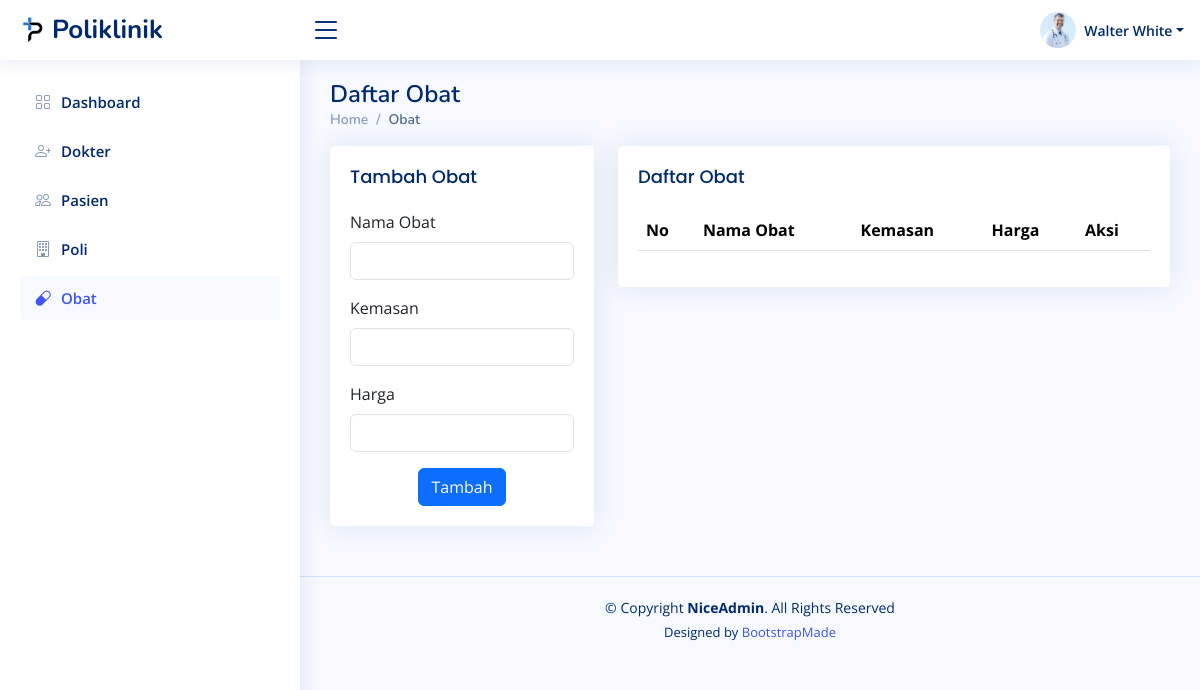
The app's page /obat_admin.php (signed in), older data.
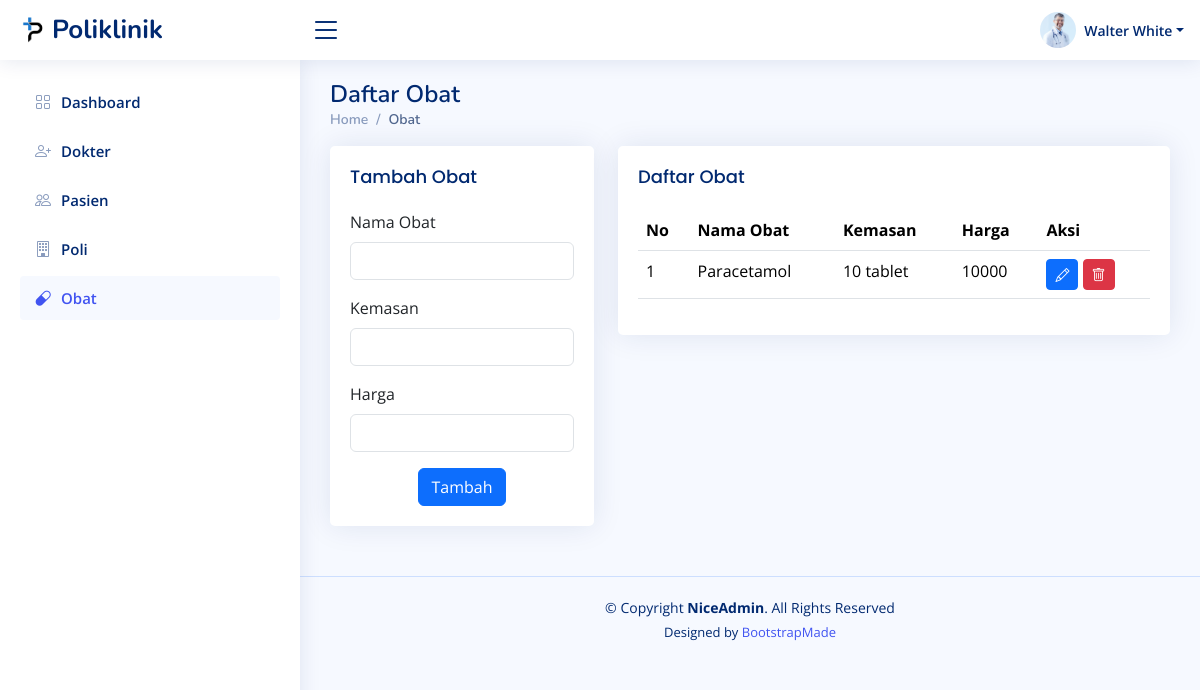
The same page, newer data.
### tables this page shows
CREATE TABLE `obat` (
  `id` int(11) NOT NULL,
  `nama_obat` varchar(50) NOT NULL,
  `kemasan` varchar(35) DEFAULT NULL,
  `harga` int(10) UNSIGNED DEFAULT 0
);

### obat_admin.php (the view, shortened to what the changed rows need)
<!DOCTYPE html>
<html lang="en">
<head>
  <link href="assets/vendor/bootstrap/css/bootstrap.min.css" rel="stylesheet" />
  <link href="assets/vendor/bootstrap-icons/bootstrap-icons.css" rel="stylesheet" />
  <link href="assets/vendor/boxicons/css/boxicons.min.css" rel="stylesheet" />
  <link href="assets/vendor/quill/quill.snow.css" rel="stylesheet" />
  <link href="assets/vendor/quill/quill.bubble.css" rel="stylesheet" />
  <link href="assets/vendor/remixicon/remixicon.css" rel="stylesheet" />
  <link href="assets/vendor/simple-datatables/style.css" rel="stylesheet" />
  <link href="assets/css/style.css" rel="stylesheet" />
</head>
<body>
  <main id="main" class="main">
    <div class="pagetitle">
      <h1>Daftar Obat</h1>
    </div>
    <section class="section dashboard">
      <div class="row">
        <div class="col-lg-8">
          <div class="row">
            <div class="col-12">
              <div class="card">
                <div class="card-body">
                  <table class="table datatable">
                    <thead>
                      <tr>
                        <th>No</th>
                        <th>Nama Obat</th>
                        <th>Kemasan</th>
                        <th>Harga</th>
                        <th>Aksi</th>
                      </tr>
                    </thead>
                    <tbody>
                      <?php
                      require 'config/database.php';
                      $no = 1;
                      $query = "SELECT * FROM obat";
                      $result = mysqli_query($mysqli, $query);
                      while ($data = mysqli_fetch_array($result)) {
                      ?>
                        <tr>
                          <td><?php echo $no++ ?></td>
                          <td><?php echo $data['nama_obat'] ?></td>
                          <td><?php echo $data['kemasan'] ?></td>
                          <td><?php echo $data['harga'] ?></td>
                          <td>
                            <button type='button' class='btn btn-sm btn-primary' data-toggle="modal"
                              data-target="#editModal<?php echo $data['id'] ?>"><i class="bi bi-pencil"></i></button>
                            <button type='button' class='btn btn-sm btn-danger' data-toggle="modal"
                              data-target="#hapusModal<?php echo $data['id'] ?>"><i class="bi bi-trash"></i></button>
                          </td>
                        </tr>
                      <?php } ?>
                    </tbody>
                  </table>
                </div>
              </div>
            </div>
          </div>
        </div>
      </div>
    </section>
  </main>
</body>
</html>

Row changes from the older to the newer data that the page shows:
added obat: nama_obat "Paracetamol", kemasan "10 tablet", harga "10000"
